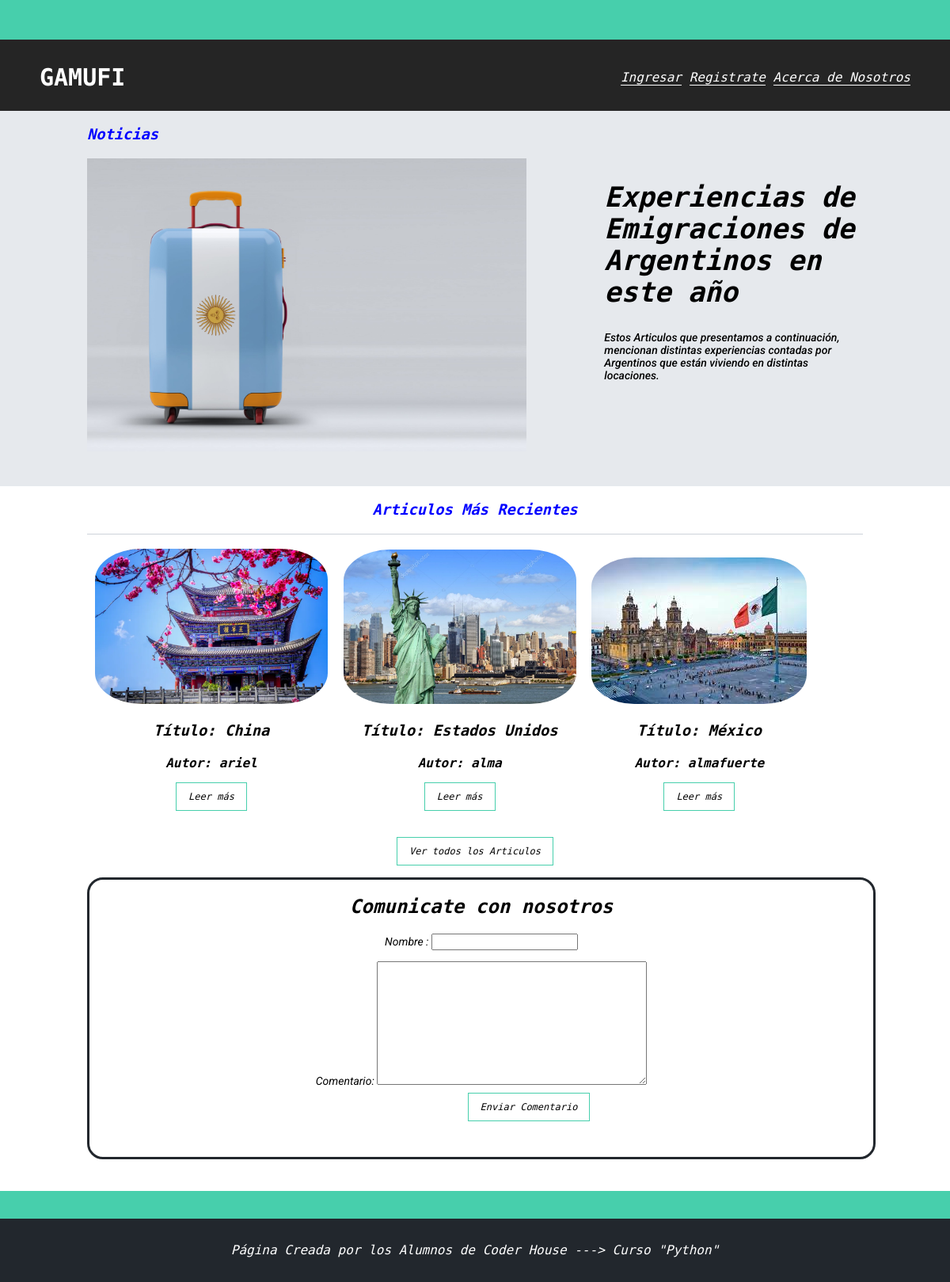
The page / on the database its author committed.
### Articulos/models.py (models this page shows, shortened)
class Entrada(models.Model):
    titulo = models.CharField(max_length=80)
    subtitulo = models.CharField(max_length=80)
    contenido = RichTextField(blank=True, null=True)
    fecha_ingreso = models.DateField(auto_now_add=True)
    imagen = models.ImageField(upload_to='entrada', null=True, blank=True)
    autor = models.ForeignKey(User, on_delete=models.CASCADE)

### Articulos/views.py (the view, shortened to what this page needs)
# urls.py: path('', home),
def home(request):  #comentariosForms
    articulos = Entrada.objects.all().order_by('-id')[:3]
    nuevos = Mensajes.objects.filter(leido=False, nombre=request.user).count()
    form = ComentarioForm()
    return render(request, "bienvenida.html", {"articulos":articulos, "nuevos":nuevos, "form":form})

### Articulos/forms.py
class ComentarioForm(forms.Form):
    nombre = forms.CharField(label='Nombre :', max_length=50)
    comentario = forms.CharField(widget=forms.Textarea)

### Articulos/templates/bienvenida.html (shortened to what this page needs)
{% extends "padre.html" %}
{% load static %}
{% block contenido %}
<section>
    <form action="" method="post" style="margin: auto; width: 560px;">
        <h2>Comunicate con nosotros</h2>
        {{ form.as_p }}
        <a href=""  type="submit" class="blogs-button" style="width: 50vw; margin-left : 10vw;">Enviar Comentario</a>
    </form>
</section>
{% endblock %}

### Articulos/templates/padre.html (shortened to what this page needs)
<!DOCTYPE html>
<html lang="es">
  <head>
    {% load static %}
    <link href="{% static '\main.css' %}" rel="stylesheet" />
    <link href="{% static '\media-queries.css' %}" rel="stylesheet"  />
    <link href="{% static '\font\flaticon.css' %}" rel="stylesheet" />
  </head>
  <body>
    <header>
      <section class="header-icons-container">
      </section>
        <nav>
            <section class="nav-logo-container">
                <h1 style="font-size: 30px;color: white;"><a href="{% url 'inicio' %}"style="font-size: 30px;color: white;">GAMUFI</a></h1>
            </section>
            <section class="profile-link">
              {% if not request.user.is_authenticated %}
                <i><a href="{% url 'login' %}" style="margin-left:auto; margin-right: auto;">Ingresar</a>
                <a href="{% url 'registrate' %}" style="margin-left:auto; margin-right: auto;">Registrate</a>
              {% endif %}
                <i><a href="{% url 'nosotros' %}" style="margin-left:auto; margin-right: auto;">Acerca de Nosotros</a>
            </section>
      </nav>
    </header>
    {% block Articulo %}
    <main class="blogs-main">
      <section class="blogs-news-container">
        <div class="grid-container blogs-main-new">
            <h3 style="color:blue">Noticias</h3>
            <div class="blogs-news-img-container">
            <img src="{% static '\imagenes\fondo.jpg' %}" alt="" />
        </div>
        <div class="blogs-news-info-container">
            <h2>Experiencias de Emigraciones de Argentinos en este año</h2>
            <p>
              Estos Articulos que presentamos a continuación,
              mencionan distintas experiencias contadas por Argentinos que están viviendo en distintas locaciones.
            </p>
        </div>
      </section>
    <section class="blogs-post-container">
        <div class="grid-container">
            <h3 class="blogs-post-titulo-post" style="color:blue;">Articulos Más Recientes</h3>
            {% for elemento in articulos %}
            <article class="post-container" style="text-align: center;">
                {% if elemento.imagen %}
                <img src="{{ elemento.imagen.url }}" alt="" style="border-radius:20%;">
                {% endif %}
                <h3>Título: {{ elemento.titulo }}</h3>
                <h4>Autor: {{ elemento.autor }}</h4>
                <a href="{% url 'detalle' elemento.id %}"  class="blogs-button">Leer más</a>
            </article>
            {% endfor %}
            <section style="text-align: center;">
              <a href="{% url 'entradas' %}"  class="blogs-button">Ver todos los Articulos</a>
            </section >
            <section style="border: 3px solid #22272d;border-radius:20px;width:990px;height: 350px;margin-top: 25px;text-align: center;">
              {% block contenido %}
              {% endblock %}
            </section>
        </div>
      </section>
    </main>
{% endblock %}
    <footer>
      <p>Página Creada por los Alumnos de Coder House ---> Curso "Python"</p>
    </footer>
  </body>
</html>

### Articulos/static/main.css (style rules this page uses)
body { font-family: 'Roboto Mono', monospace; margin: 0; padding: 0; }
a { text-decoration: none; display: inline; color: black; }
.grid-container { max-width: 980px; margin: auto; }
header { width: 100%; height: 140px; display: grid; grid-template-rows: 1fr 1fr; }
header .header-icons-container { width: 100%; height: 50px; display: grid; background-color: #47cfac; }
nav { display: grid; grid-template-columns: 1fr 1fr; height: 90px; background: rgba(37, 37, 37, 1); }
nav .nav-logo-container { margin-left: 50px; }
nav .profile-link { display: flex; align-items: center; justify-content: flex-end; margin-right: 50px; }
nav .profile-link a { color: white; border-bottom: 1px solid white; }
.blogs-main { display: grid; }
.blogs-main p { font-family: 'Roboto', sans-serif; font-weight: 400; font-size: 14px; }
.blogs-news-container { background-color: #e6e9ed; padding: 0px 50px 40px; }
.blogs-main-new { display: grid; grid-template-columns: 2fr 1fr; grid-auto-rows: 60px 1fr; }
.blogs-news-img-container { grid-column: 1; }
.blogs-news-img-container img { width: 85%; }
.blogs-news-info-container { grid-column: 2; }
.blogs-news-info-container h2 { font-size: 35px; text-align: left; }
.blogs-news-info-container p { margin-bottom: 35px; font-weight: 500; }
.blogs-post-container { padding: 0 50px 40px; }
.blogs-post-titulo-post { border-bottom: 1px solid #cdd2da; padding-bottom: 20px; text-align: center; }
.blogs-button { border: 1px solid #47cfac; padding: 10px 15px; font-size: 12px; font-weight: 500; width: 60px; }
.blogs-post-container .post-container { display: inline-block; padding-left: 10px; max-width: 30%; margin-bottom: 50px; }
.blogs-post-container .post-container img { width: 100%; }
footer { width: 100%; height: 80px; background-color: #22272d; border-top: 35px solid #47cfac; text-align: center; }
footer p { color: white; margin-top: 30px; }

### rows shown on the page
Entrada: imagen (picture), titulo "China", autor "ariel"
Entrada: imagen (picture), titulo "Estados Unidos", autor "alma"
Entrada: imagen (picture), titulo "México", autor "almafuerte"
